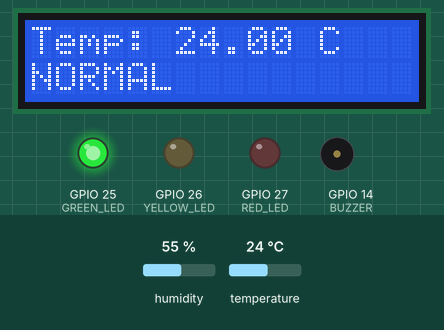
This sketch was run on a simulated ESP32. Shown: 16×2 character LCD, output pins drawn as LEDs (lit = HIGH), buzzer (waves = sounding). Inputs (shaded band) come from the test bench; at power-on: temperature 24 °C, humidity 55 %. What the sketch prints to the serial monitor is not drawn.

Above: at 1.2 s.
1.3 s: temperature set to 24.6 °C
At 3.3 s:
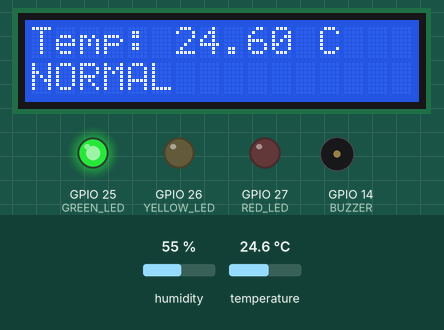
4.0 s: temperature set to 25.4 °C
At 4.7 s:
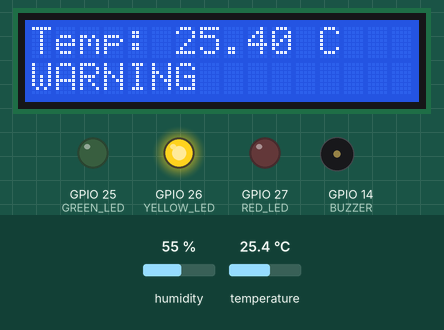
6.7 s: temperature set to 29.5 °C
At 8.6 s:
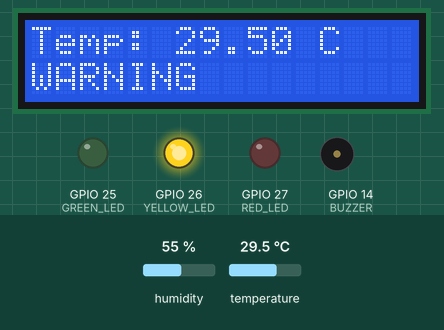
9.7 s: temperature set to 30.3 °C
At 11.2 s:
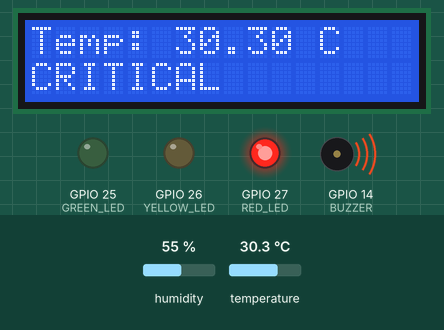
12.4 s: temperature set to 24 °C
At 15.1 s:
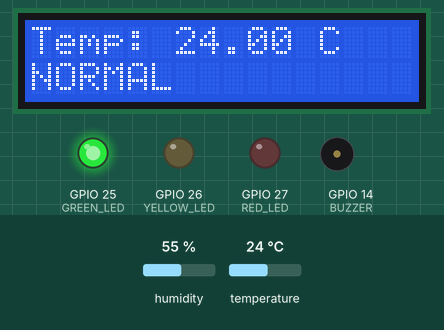
Timing chart, 0 to 16.6 s (numbered marks = the images above; inputs shaded):
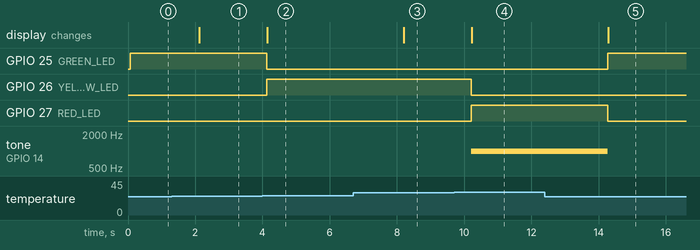

Measured:
- the behaviour switches between 24.9 and 25 °C on temperature (found by bisection; images 1 and 2)
- the behaviour switches between 29.9 and 30 °C on temperature (found by bisection; images 3 and 4)
- after the input at 1.3 s, the display: changes after 0.82 s (image 1)
- after the input at 4.0 s, GPIO 25 (GREEN_LED): HIGH → LOW after 0.12 s; GPIO 26 (YELLOW_LED): LOW → HIGH after 0.12 s; the display: changes after 0.15 s (image 2)
- after the input at 6.7 s, the display: changes after 1.5 s (image 3)
- after the input at 9.7 s, GPIO 26 (YELLOW_LED): HIGH → LOW after 0.51 s; GPIO 27 (RED_LED): LOW → HIGH after 0.51 s; tone on GPIO 14 (BUZZER): silent → 1000 Hz after 0.51 s; the display: changes after 0.53 s (image 4)
- after the input at 12.4 s, GPIO 25 (GREEN_LED): LOW → HIGH after 1.9 s; GPIO 27 (RED_LED): HIGH → LOW after 1.9 s; tone on GPIO 14 (BUZZER): 1000 Hz → silent after 1.9 s; the display: changes after 1.9 s (image 5)

The sketch:

sketch.ino
```cpp
#include <DHT.h>
#include <Wire.h>
#include <LiquidCrystal_I2C.h>

#define DHT_PIN 15
#define DHT_TYPE DHT22

DHT dht(DHT_PIN, DHT_TYPE);

LiquidCrystal_I2C lcd(0x27, 16, 2);

const int GREEN_LED = 25;
const int YELLOW_LED = 26;
const int RED_LED = 27;
const int BUZZER = 14;

enum State {
  NORMAL,
  WARNING,
  CRITICAL
};

State state = NORMAL;

void setup() {

  Serial.begin(115200);

  dht.begin();

  lcd.init();
  lcd.backlight();

  pinMode(GREEN_LED, OUTPUT);
  pinMode(YELLOW_LED, OUTPUT);
  pinMode(RED_LED, OUTPUT);
  pinMode(BUZZER, OUTPUT);
}

void setState(State newState) {

  state = newState;

  digitalWrite(GREEN_LED, LOW);
  digitalWrite(YELLOW_LED, LOW);
  digitalWrite(RED_LED, LOW);

  noTone(BUZZER);

  switch (state) {

    case NORMAL:
      digitalWrite(GREEN_LED, HIGH);
      break;

    case WARNING:
      digitalWrite(YELLOW_LED, HIGH);
      break;

    case CRITICAL:
      digitalWrite(RED_LED, HIGH);
      tone(BUZZER, 1000);
      break;
  }
}

void loop() {

  float temperature = dht.readTemperature();
  float humidity = dht.readHumidity();

  if (isnan(temperature) || isnan(humidity)) {

    Serial.println("DHT ERROR");

    delay(2000);

    return;
  }

  if (temperature < 25) {
    setState(NORMAL);
  }
  else if (temperature < 30) {
    setState(WARNING);
  }
  else {
    setState(CRITICAL);
  }

  lcd.clear();

  lcd.setCursor(0, 0);
  lcd.print("Temp: ");
  lcd.print(temperature);
  lcd.print(" C");

  lcd.setCursor(0, 1);

  if (state == NORMAL) {
    lcd.print("NORMAL");
  }
  else if (state == WARNING) {
    lcd.print("WARNING");
  }
  else {
    lcd.print("CRITICAL");
  }

  Serial.print("Temperature: ");
  Serial.print(temperature);

  Serial.print(" Humidity: ");
  Serial.print(humidity);

  Serial.print(" State: ");

  if (state == NORMAL) {
    Serial.println("NORMAL");
  }
  else if (state == WARNING) {
    Serial.println("WARNING");
  }
  else {
    Serial.println("CRITICAL");
  }

  delay(2000);
}
```
